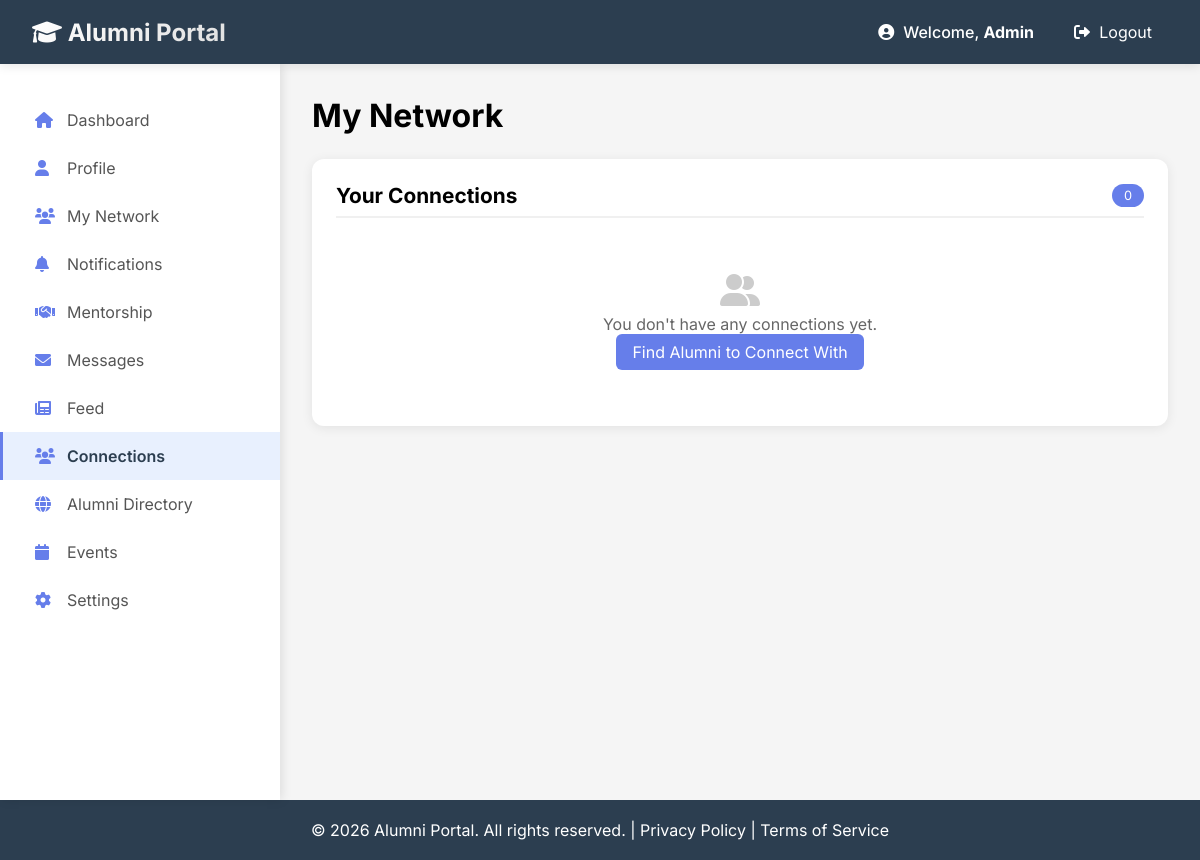
Before: /network/connections (signed in) with the older database file.
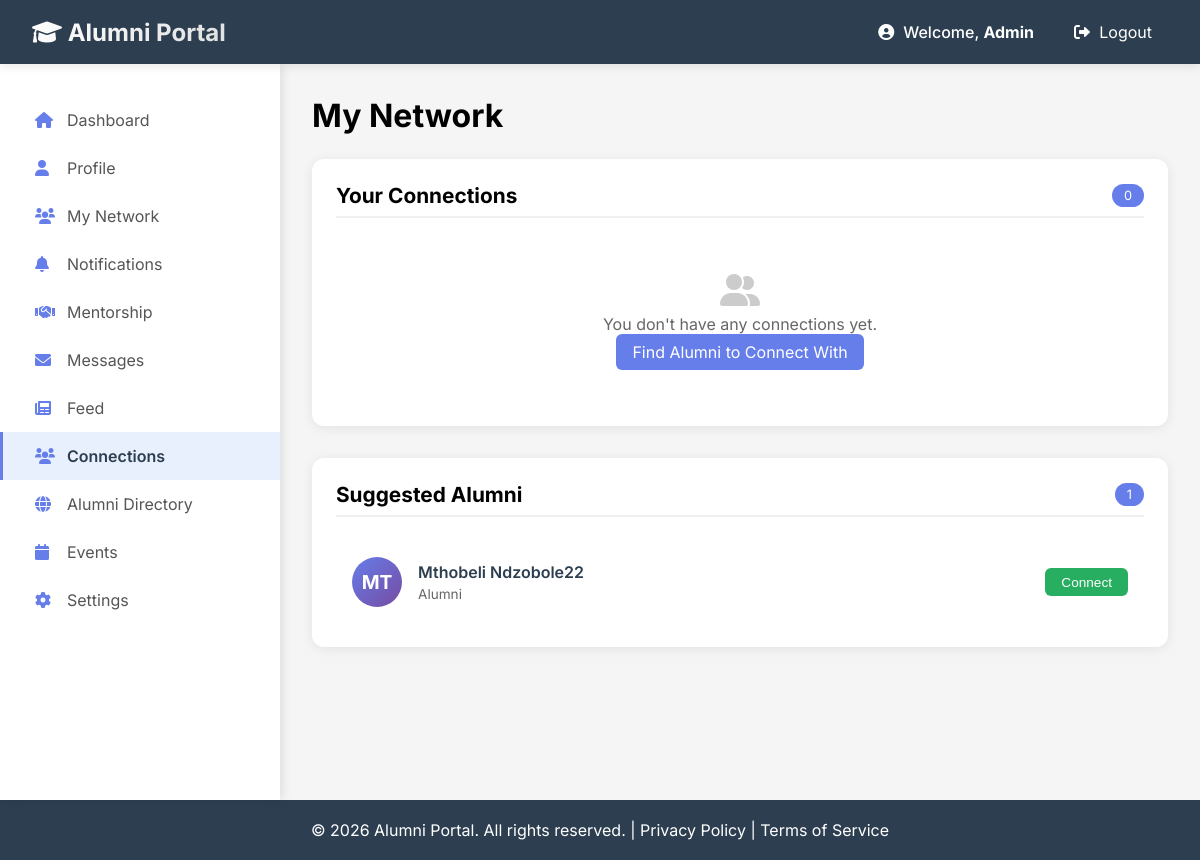
After: the same page with the newer database file.
### app/models/user.py (models this page shows)
class User(db.Model):
    __tablename__ = 'users'
    id = db.Column(db.Integer, primary_key=True)
    full_name = db.Column(db.String(100))
    email = db.Column(db.String(120), unique=True, nullable=False)
    password_hash = db.Column(db.Text, nullable=False)
    role = db.Column(db.String(20), nullable=False)
    profile_picture = db.Column(db.Text, default='default_avatar.png')
    created_at = db.Column(db.DateTime, default=datetime.utcnow)

### app/routes/network_routes.py (the view)
@network_bp.route("/connections")
def connections():
    user = get_current_user()
    if not user:
        return redirect(url_for('views.login_page'))
    accepted_connections = Connection.query.filter(
        ((Connection.user_id == user.id) | (Connection.connected_user_id == user.id)),
        Connection.status == 'accepted'
    ).all()
    sent_requests = Connection.query.filter_by(
        user_id=user.id,
        status='pending'
    ).all()
    received_requests = Connection.query.filter_by(
        connected_user_id=user.id,
        status='pending'
    ).all()
    connected_ids = [user.id]
    for conn in accepted_connections:
        if conn.user_id == user.id:
            connected_ids.append(conn.connected_user_id)
        else:
            connected_ids.append(conn.user_id)
    for req in sent_requests:
        connected_ids.append(req.connected_user_id)
    for req in received_requests:
        connected_ids.append(req.user_id)
    suggested = User.query.filter(
        User.role == 'alumni',
        User.id != user.id,
        User.id.notin_(connected_ids)
    ).limit(10).all()
    return render_template("network/connections.html",
                         user=user,
                         accepted_connections=accepted_connections,
                         sent_requests=sent_requests,
                         received_requests=received_requests,
                         suggested=suggested)

### app/routes/network_routes.py (called while the page is built)
def get_current_user():
    if 'user_id' in session:
        return User.query.get(session['user_id'])
    return None

### app/templates/network/connections.html (shortened to what this page needs)
{% extends "alumni/base_alumni.html" %}
{% block alumni_content %}
<div class="connections-container">
    <h1 style="margin-bottom: 1.5rem;">My Network</h1>
    <div class="section-card">
        <div class="section-header">
            <h2>Your Connections</h2>
            <span class="badge">{{ accepted_connections|length }}</span>
        </div>
        {% if accepted_connections and accepted_connections|length > 0 %}
            {% for conn in accepted_connections %}
            <div class="connection-item">
                <div class="connection-avatar">
                    {% if conn.user_id == user.id %}
                        {{ conn.connected_user.full_name[:2].upper() }}
                    {% else %}
                        {{ conn.user.full_name[:2].upper() }}
                    {% endif %}
                </div>
                <div class="connection-info">
                    <div class="connection-name">
                        {% if conn.user_id == user.id %}
                            {{ conn.connected_user.full_name }}
                        {% else %}
                            {{ conn.user.full_name }}
                        {% endif %}
                    </div>
                    <div class="connection-title">
                        {% if conn.user_id == user.id %}
                            {% if conn.connected_user.alumni_profile %}
                                {{ conn.connected_user.alumni_profile.job_title or 'Alumni' }}
                                {% if conn.connected_user.alumni_profile.company %} at {{ conn.connected_user.alumni_profile.company }}{% endif %}
                            {% else %}
                                Alumni
                            {% endif %}
                        {% else %}
                            {% if conn.user.alumni_profile %}
                                {{ conn.user.alumni_profile.job_title or 'Alumni' }}
                                {% if conn.user.alumni_profile.company %} at {{ conn.user.alumni_profile.company }}{% endif %}
                            {% else %}
                                Alumni
                            {% endif %}
                        {% endif %}
                    </div>
                </div>
                <div>
                    <a href="#" class="btn-message" onclick="startChat({{ conn.connected_user_id if conn.user_id == user.id else conn.user_id }})">Message</a>
                </div>
            </div>
            {% endfor %}
        {% else %}
            <div class="empty-state">
                <i class="fas fa-user-friends"></i>
                <p>You don't have any connections yet.</p>
                <a href="{{ url_for('network.alumni_directory') }}" class="btn-primary">Find Alumni to Connect With</a>
            </div>
        {% endif %}
    </div>
    {% if suggested and suggested|length > 0 %}
    <div class="section-card">
        <div class="section-header">
            <h2>Suggested Alumni</h2>
            <span class="badge">{{ suggested|length }}</span>
        </div>
        {% for alumni in suggested %}
        <div class="connection-item">
            <div class="connection-avatar">{{ alumni.full_name[:2].upper() }}</div>
            <div class="connection-info">
                <div class="connection-name">{{ alumni.full_name }}</div>
                <div class="connection-title">
                    {% if alumni.alumni_profile %}
                        {{ alumni.alumni_profile.job_title or 'Alumni' }}
                        {% if alumni.alumni_profile.company %} at {{ alumni.alumni_profile.company }}{% endif %}
                    {% else %}
                        Alumni
                    {% endif %}
                </div>
            </div>
            <div>
                <button class="btn-accept" onclick="sendConnectionRequest({{ alumni.id }})">Connect</button>
            </div>
        </div>
        {% endfor %}
    </div>
    {% endif %}
</div>
{% endblock %}

Changed rows visible on the page:
added User: full_name "MT", full_name "Mthobeli Ndzobole22"
Other visible differences:
{{ suggested|length }}: (not shown) → "1"
text now shown: "Suggested Alumni"
